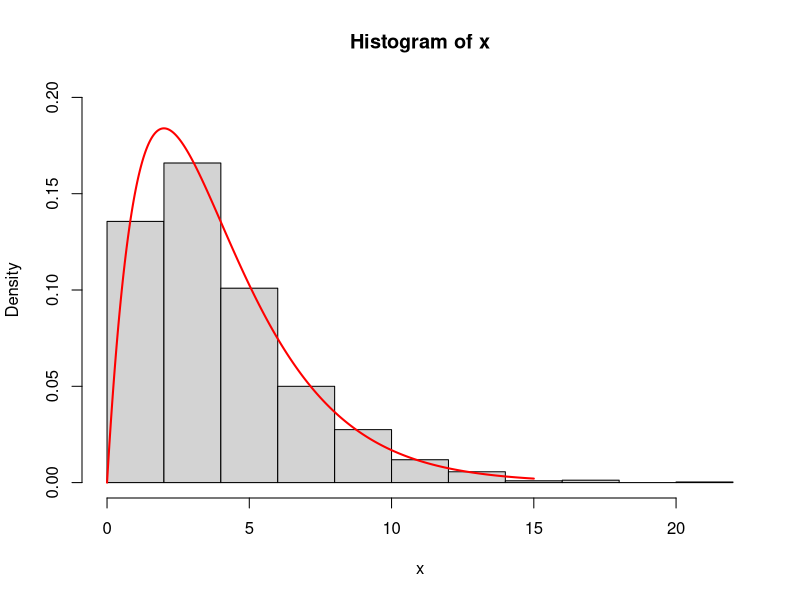

Here is the R script that generated this plot:
## Zach Smith
# Homework 3

#Question 1
x <- rchisq(1600,df=4)
hist(x,prob=T,ylim=c(0,0.2))
curve(dchisq(x,df = 4), from = 0, to = 15, n = 1600, col = 'red', lwd = 2, add = T)

#Question 2
nsim <- 12500
set.seed(121212)
x <- round(runif(nsim,1,1000),2)
g <- sample(LETTERS[1:5],nsim,replace=TRUE)

#NO LOOPS
s.time <- proc.time()
aggregate(x,by=list(g),FUN=function(x)
  c(min=min(x),max=max(x),mean=mean(x)))
proc.time() - s.time

#LOOPS
s.time <- proc.time()
#summary(x)
a = c(1000,0,0,0)
b = c(1000,0,0,0)
c = c(1000,0,0,0)
d = c(1000,0,0,0)
e = c(1000,0,0,0)

for(ii in 1:length(x)){
  if(g[ii] == "A"){
    a[1] <- min(a[1],x[ii])
    a[2] <- max(a[2],x[ii])
    a[3] <- a[3] + x[ii]
    a[4] <- a[4] + 1
  } else if(g[ii] == "B"){
    b[1] <- min(b[1],x[ii])
    b[2] <- max(b[2],x[ii])
    b[3] <- b[3] + x[ii]
    b[4] <- b[4] + 1
  } else if(g[ii] == "C"){
    c[1] <- min(c[1],x[ii])
    c[2] <- max(c[2],x[ii])
    c[3] <- c[3] + x[ii]
    c[4] <- c[4] + 1
  } else if(g[ii] == "D"){
    d[1] <- min(d[1],x[ii])
    d[2] <- max(d[2],x[ii])
    d[3] <- d[3] + x[ii]
    d[4] <- d[4] + 1
  } else if(g[ii] == "E"){
    e[1] <- min(e[1],x[ii])
    e[2] <- max(e[2],x[ii])
    e[3] <- e[3] + x[ii]
    e[4] <- e[4] + 1
  }
}
f = cbind(a,b,c,d)
fmean = f[3,]/f[4,]
f = f[-3:-4,]
f = rbind(f,fmean)
rownames(f) = c("Min","Max","Mean")
f
proc.time() - s.time

#Question 3
z <- matrix(1:1,nrow=5,ncol=3)
z
a = apply(z,1,sum)
newmat = cbind(z,a)
b = apply(newmat,2,sum)
finalmat = rbind(newmat,b)
finalmat
